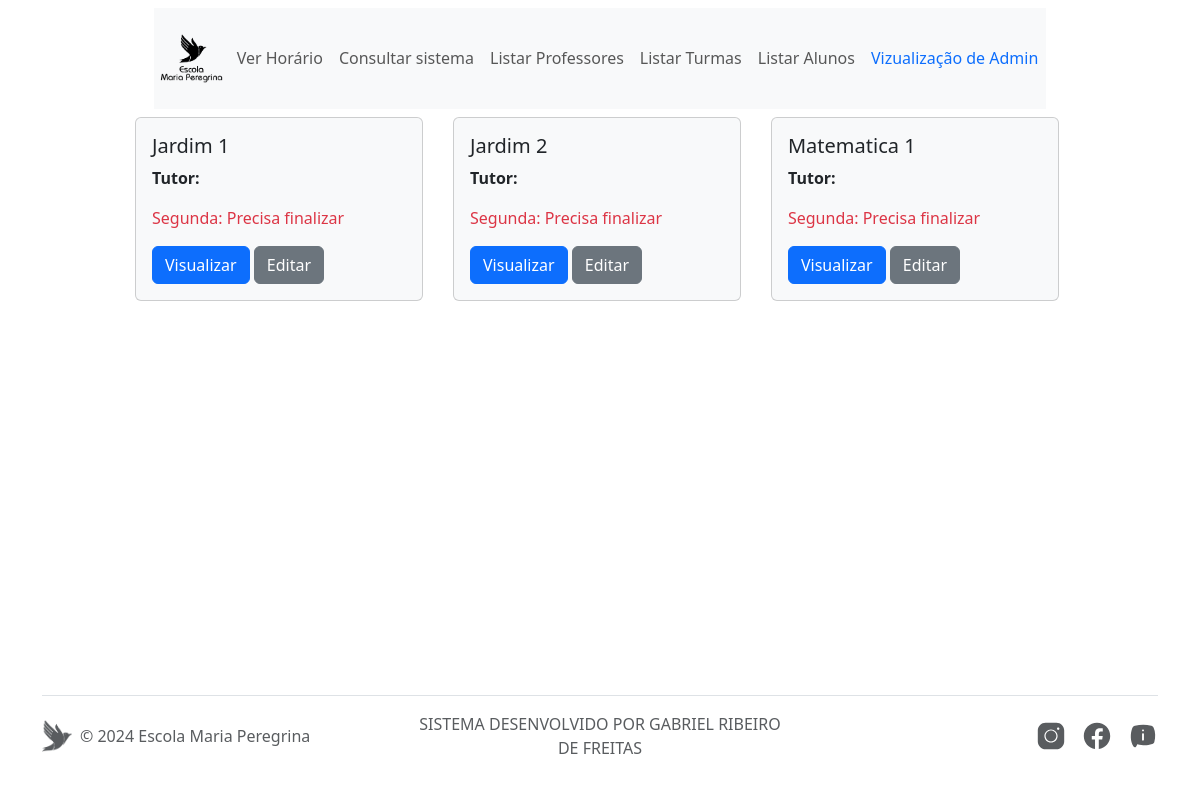
Page /sistema/ (signed in) on the committed database.
### sistema/models.py (models this page shows, shortened)
class Turma(models.Model):
    id = models.AutoField(primary_key=True)
    nome = models.CharField(max_length=50)
    tutor = models.CharField(max_length=100, blank=True)
    carga_horaria_semanal = models.ManyToManyField(
        DiaDaSemana,
        through='CargaHorariaTurma',
        related_name='carga_horaria_turmas'
    )

class DiaDaSemana(models.Model):
    id = models.AutoField(primary_key=True)
    nome = models.CharField(max_length=10, blank=True, null=True)

### sistema/views.py (the view)
# urls.py: path('sistema/', sistema_view, name = 'sistema_view'),
@login_required(login_url='login_view')
def sistema_view(request):
    turmas = Turma.objects.all()
    turma_schedule_status = {}
    for turma in turmas:
        schedule_status = {}
        dias_semana_turma = turma.carga_horaria_semanal.all()
        for dia in dias_semana_turma:
            carga_horaria_turma = CargaHorariaTurma.objects.filter(turma=turma, dia_semana=dia).first()
            if not carga_horaria_turma:
                schedule_status[dia.nome] = 'Incomplete'
                continue
            horas_aula = carga_horaria_turma.horas.all()
            aulas_count = Aula.objects.filter(
                turma=turma,
                dia_semana=dia,
                hora__in=horas_aula
            ).count()
            if aulas_count == horas_aula.count():
                schedule_status[dia.nome] = 'Completo'
            else:
                schedule_status[dia.nome] = 'Precisa finalizar'
        turma_schedule_status[turma] = {
            'nome': turma.nome,
            'tutor': turma.tutor,
            'status': schedule_status,
        }
    return render(request, 'sistema.html', {'turma_schedule_status': turma_schedule_status})

### templates/sistema.html
{% extends "base.html" %}
{% block content %}
<body class="d-flex flex-column min-vh-100">
    <main class="container flex-grow-1">
        <div class="col-10 mx-auto">
            <div class="row">
                {% for turma, status_info in turma_schedule_status.items %}
                <div class="col-md-4 mb-3">
                    <div class="card bg-light" style="width: 18rem;">
                        <div class="card-body">
                            <h5 class="card-title">{{ status_info.nome }}</h5>
                            <p class="card-text"><strong>Tutor:</strong> {{ status_info.tutor }}</p>
                            {% for dia, status in status_info.status.items %}
                                {% if status == 'Completo' %}
                                <p class="card-text text-success">{{ dia }}: {{ status }}</p>
                                {% else %}
                                <p class="card-text text-danger">{{ dia }}: {{ status }}</p>
                                {% endif %}
                            {% endfor %}
                            <a href="{% url 'horarios_view' %}?termo_pesquisa={{ status_info.nome }}" class="btn btn-primary">Visualizar</a>
                            <a href="{% url 'admin:index' %}" class="btn btn-secondary" target="_blank">Editar</a>
                        </div>
                    </div>
                </div>
                {% endfor %}
            </div>
        </div>
    </main>
{% endblock %}

### rows in the picture
Turma: nome "Jardim 1", status "Precisa finalizar"
DiaDaSemana: status "Segunda" "Segunda" "Segunda"
Turma: nome "Jardim 2", status "Precisa finalizar"
Turma: nome "Matematica 1", status "Precisa finalizar"
